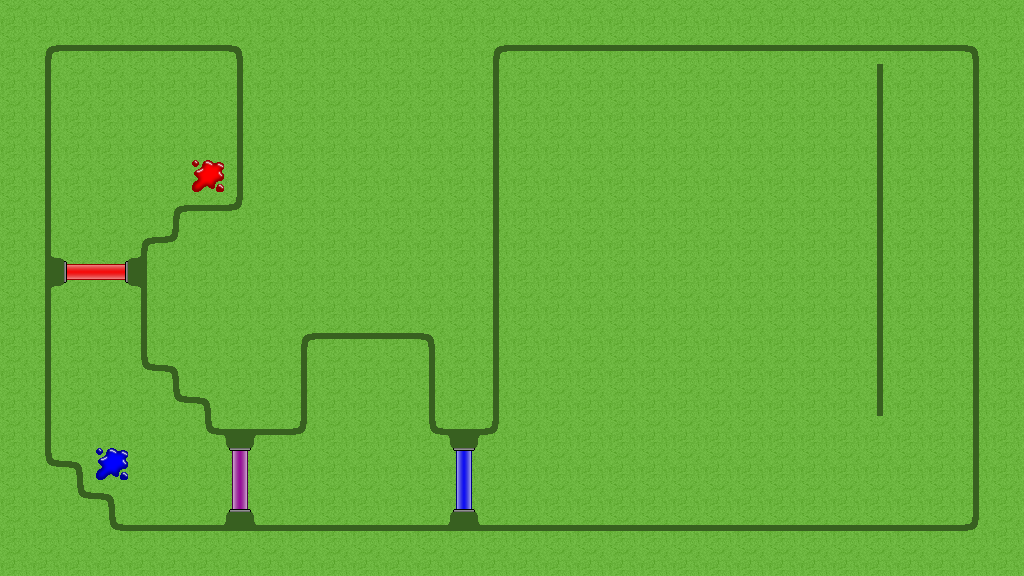

This game map was drawn from its Tiled (.tmx) file and the tilesets committed beside it. A one-line description and the trimmed map source follow:
An orthogonal 32x18 tile map with 32x32 px tiles, 7 tile layers (whole_map_ground, ground_and_walls, red_gate, purple_gate, ...) and 32 objects.

<map version="1.0" tiledversion="1.1.2" orientation="orthogonal" renderorder="right-down" width="32" height="18" tilewidth="32" tileheight="32" infinite="0" nextobjectid="39">
 <tileset firstgid="1" name="paintball_tileset" tilewidth="32" tileheight="32" tilecount="72" columns="8">
  <image source="Sprite_sheet.png" trans="ffffff" width="256" height="288" />
 </tileset>
 <layer name="whole_map_ground" width="32" height="18">
  <data>[576 cells, 388 non-empty, 1 distinct tile ids]</data>
 </layer>
 <layer name="ground_and_walls" width="32" height="18">
  <data>[576 cells, 394 non-empty, 14 distinct tile ids]</data>
 </layer>
 <layer name="red_gate" width="32" height="18">
  <data>[576 cells, 4 non-empty, 4 distinct tile ids]</data>
 </layer>
 <layer name="purple_gate" width="32" height="18">
  <data>[576 cells, 4 non-empty, 4 distinct tile ids]</data>
 </layer>
 <layer name="blue_gate" width="32" height="18">
  <data>[576 cells, 4 non-empty, 4 distinct tile ids]</data>
 </layer>
 <layer name="blue_puddle" width="32" height="18">
  <data>[576 cells, 1 non-empty, 1 distinct tile ids]</data>
 </layer>
 <layer name="red_puddle" width="32" height="18">
  <data>[576 cells, 1 non-empty, 1 distinct tile ids]</data>
 </layer>
 <objectgroup name="map_walls_object">
  <object id="1" x="32" y="33" width="18.6667" height="440.333" />
  <object id="2" x="31" y="31" width="228.333" height="19" />
  <object id="3" x="238.333" y="35" width="15.6667" height="188" />
  <object id="4" x="190" y="202" width="64" height="20" />
  <object id="5" x="174.333" y="206.333" width="22.6667" height="33.6667" />
  <object id="6" x="143.333" y="237" width="31.6667" height="17" />
  <object id="7" x="142" y="254" width="18" height="114.333" />
  <object id="8" x="160" y="353" width="30" height="15" />
  <object id="9" x="174.667" y="371.667" width="47.3333" height="29.6667" />
  <object id="10" x="206.333" y="403.333" width="99.6667" height="29" />
  <object id="11" x="289" y="323.333" width="18" height="106.667" />
  <object id="12" x="287" y="320" width="156.333" height="20.6667" />
  <object id="13" x="430.333" y="342.667" width="20.6667" height="91.6667" />
  <object id="14" x="452" y="413" width="53" height="21.3333" />
  <object id="15" x="482" y="33" width="16.6667" height="399.333" />
  <object id="16" x="481.667" y="30" width="509.333" height="22.3333" />
  <object id="17" x="972" y="54" width="20" height="481" />
  <object id="18" x="110.333" y="521.667" width="885.667" height="20.3333" />
  <object id="19" x="50" y="460.667" width="32" height="30.3333" />
  <object id="20" x="82.3333" y="494.333" width="31" height="24.6667" />
  <object id="24" x="48.1818" y="256.182" width="15.8182" height="31.8182" />
  <object id="25" x="127.818" y="256.182" width="14.7273" height="31.6364" />
  <object id="26" x="221.667" y="432.333" width="35.3333" height="16" />
  <object id="27" x="223.667" y="511.667" width="33" height="11.3333" />
  <object id="29" x="447" y="433" width="33" height="16.5" />
  <object id="30" x="448" y="511.5" width="31.5" height="11" />
  <object id="31" x="875" y="56" width="10" height="359.5" />
 </objectgroup>
 <objectgroup name="red_puddle_object">
  <object id="21" x="192" y="160" width="33" height="33" />
 </objectgroup>
 <objectgroup name="purple_gate_object">
  <object id="34" x="224" y="448" width="32.25" height="63.75" />
 </objectgroup>
 <objectgroup name="blue_gate_object">
  <object id="35" x="448" y="448" width="32" height="63.75" />
 </objectgroup>
 <objectgroup name="red_gate_object">
  <object id="38" x="64" y="256" width="63.75" height="32.25" />
 </objectgroup>
 <objectgroup name="blue_puddle_object">
  <object id="22" x="95" y="448" width="33" height="34" />
 </objectgroup>
</map>